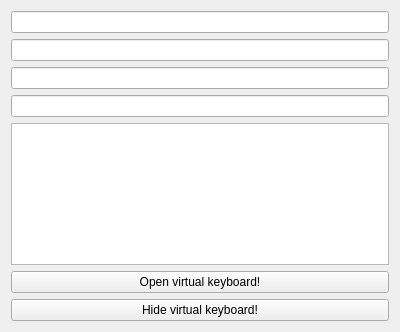
<?xml version="1.0" encoding="UTF-8"?>
<ui version="4.0">
 <class>Tester</class>
 <widget class="QWidget" name="Tester">
  <property name="geometry">
   <rect>
    <x>0</x>
    <y>0</y>
    <width>400</width>
    <height>332</height>
   </rect>
  </property>
  <property name="windowTitle">
   <string>QLineEdit virtual keyboard Example</string>
  </property>
  <layout class="QGridLayout" name="gridLayout_2">
   <item row="0" column="0">
    <layout class="QGridLayout" name="gridLayout">
     <item row="0" column="0">
      <layout class="QVBoxLayout" name="verticalLayout">
       <item>
        <layout class="QVBoxLayout" name="verticalLayout_2">
         <item>
          <widget class="QLineEdit" name="lineEdit_2"/>
         </item>
         <item>
          <widget class="exampleMyFocus" name="lineEdit_3"/>
         </item>
         <item>
          <widget class="exampleMyFocus" name="lineEdit_4"/>
         </item>
        </layout>
       </item>
       <item>
        <widget class="exampleMyFocus" name="lineEdit"/>
       </item>
       <item>
        <widget class="QListWidget" name="listWidget"/>
       </item>
       <item>
        <spacer name="verticalSpacer">
         <property name="orientation">
          <enum>Qt::Vertical</enum>
         </property>
         <property name="sizeHint" stdset="0">
          <size>
           <width>20</width>
           <height>40</height>
          </size>
         </property>
        </spacer>
       </item>
      </layout>
     </item>
     <item row="1" column="0">
      <widget class="QPushButton" name="pushButton">
       <property name="text">
        <string>Open virtual keyboard!</string>
       </property>
      </widget>
     </item>
     <item row="2" column="0">
      <widget class="QPushButton" name="pushButton_2">
       <property name="text">
        <string>Hide virtual keyboard!</string>
       </property>
      </widget>
     </item>
    </layout>
   </item>
  </layout>
 </widget>
 <layoutdefault spacing="6" margin="11"/>
 <customwidgets>
  <customwidget>
   <class>exampleMyFocus</class>
   <extends>QLineEdit</extends>
   <header location="global">examplemyfocus.h</header>
  </customwidget>
 </customwidgets>
 <resources/>
 <connections/>
</ui>
